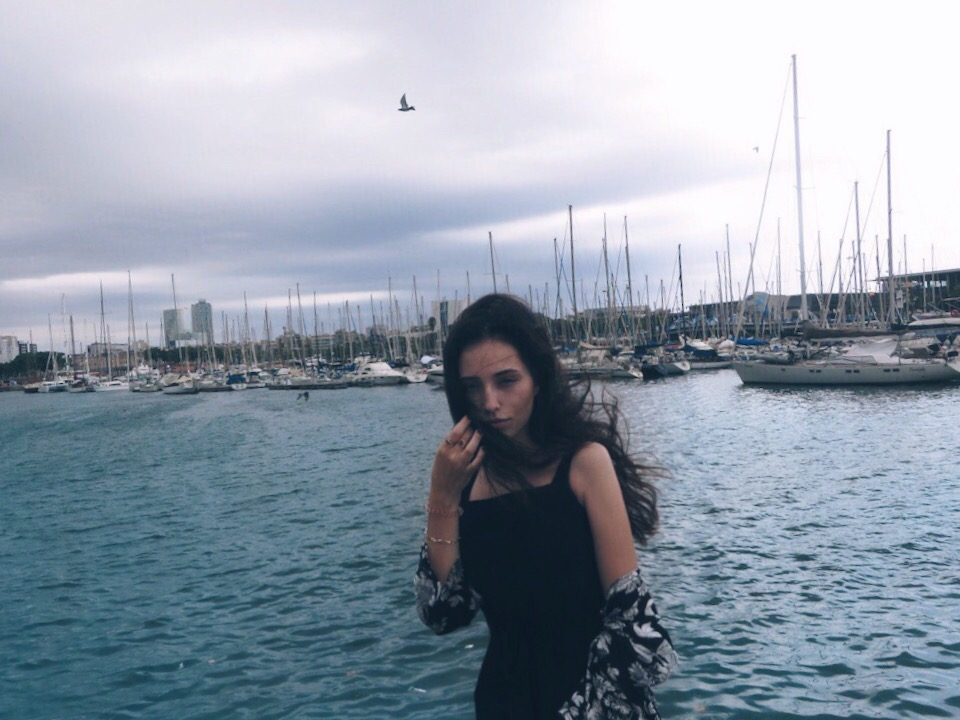
#> input picture methods/voronoi/photo.jpg, 960 x 720 px
$ python -i hashing.py   (imports and definitions only)   (older library calls are emulated)
#> lines starting #> are read from the running program, lines starting #| are printed output that depends on the picture
import hashlib
import numpy as np
from PIL import Image


def binarizate_by_average(elem, av):
    """Evaluates an element relative to average value

    :param elem: element to evaluate
    :type elem: int, float
    :param av:  average value
    :type av: int, float
    :return: 1 or 0
    :rtype: int, boolean
    """
    return 1 if elem >= av else 0


def get_sha256_hash(img_arr):
    """Returns sha256 hash

    :param img_arr: array to hash
    :type img_arr: numpy array
    :return: hex string
    :rtype: str
    """
    return hashlib.sha256(img_arr).digest()


def get_md5_hash(img_arr):
    """Returns md5 hash

    :param img_arr: array to hash
    :type img_arr: numpy array
    :return: hex string
    :rtype: str
    """
    return hashlib.md5(img_arr).digest()


def get_comparable_hash(img_arr):
    """Returns comparable hash of image

    :param img_arr: array to hash
    :type img_arr: numpy array
    :return: hex string
    :rtype: str
    """
    img = Image.fromarray(img_arr)
    img = img.resize((8, 8), Image.ANTIALIAS)
    img = img.convert("L")
    average_color = img.resize((1, 1), Image.ANTIALIAS).getpixel((0, 0))
    img = np.array(img)
    bin_by_av = np.vectorize(binarizate_by_average)
    img = bin_by_av(img, average_color)
    hash = img.flatten()
    hash = "".join([str(elem) for elem in hash])
    return int(hash, 2).to_bytes(len(hash) // 8, byteorder='big')


# [6 lines not run here, left out]


>>> import cv2
>>> picture = cv2.imread('photo.jpg', cv2.IMREAD_GRAYSCALE)
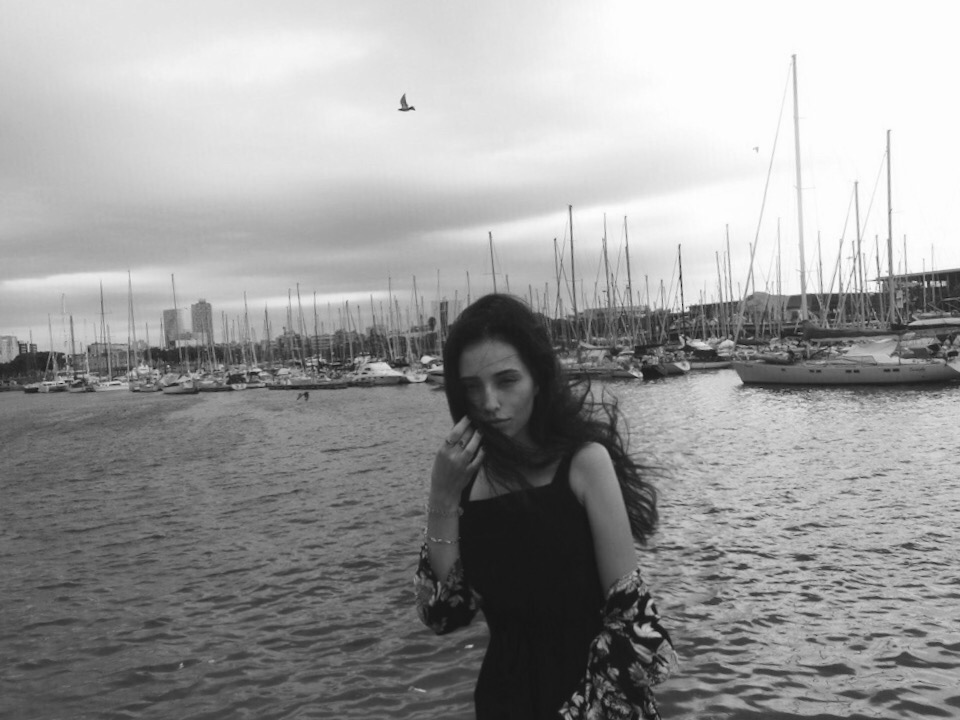
#> picture: shape (720, 960); min 16, max 255, mean 155.1
>>> result = get_comparable_hash(picture)
#> in get_comparable_hash, `average_color = img.resize((1, 1), Image.ANTIALIAS).getpixel((0, 0))`: average_color = 152
#> in get_comparable_hash, `hash = img.flatten()`: hash = 64 values, max 1 at index 0, min 0 at index 27, mean 0.5

$ run again, on methods/voronoi/test.jpg
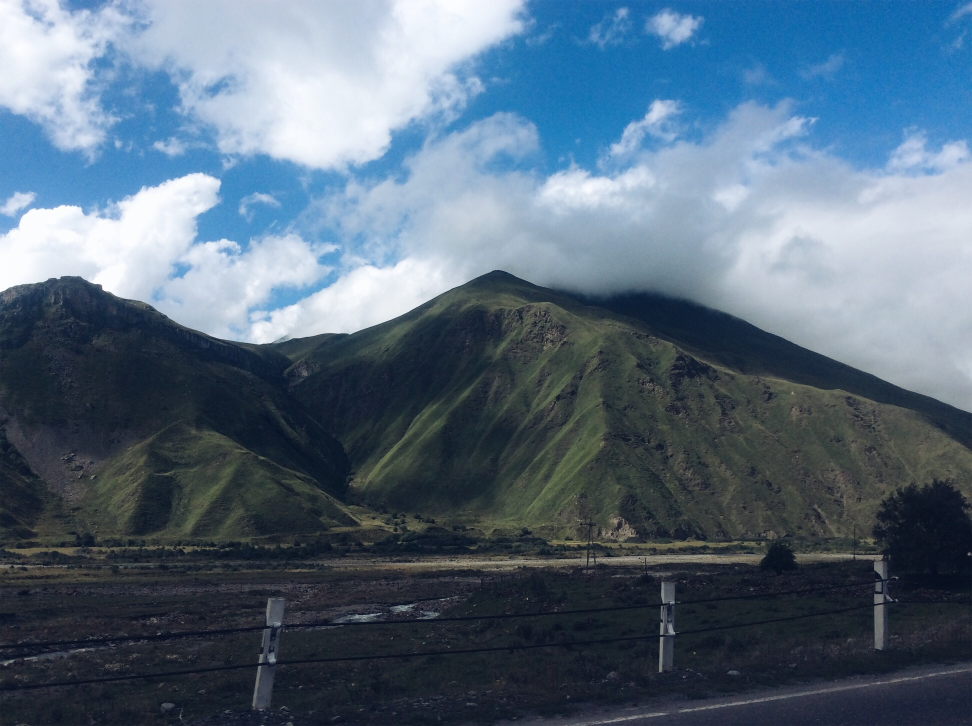
#> input picture methods/voronoi/test.jpg, 1944 x 1452 px (shown at 1/2 size)
#> `picture = cv2.imread('photo.jpg', cv2.IMREAD_GRAYSCALE)`:
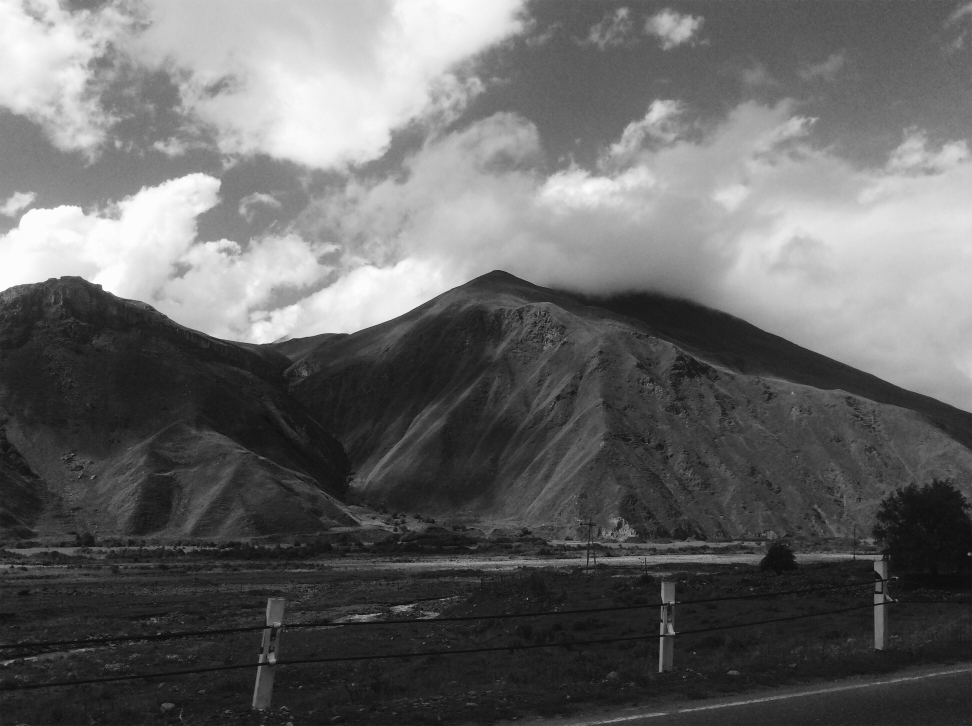
#> picture: shape (1452, 1944) (shown at 1/2 size); min 6, max 255, mean 101.7
#> average_color = 101
#> hash = 64 values, max 1 at index 0, min 0 at index 5, mean 0.406
